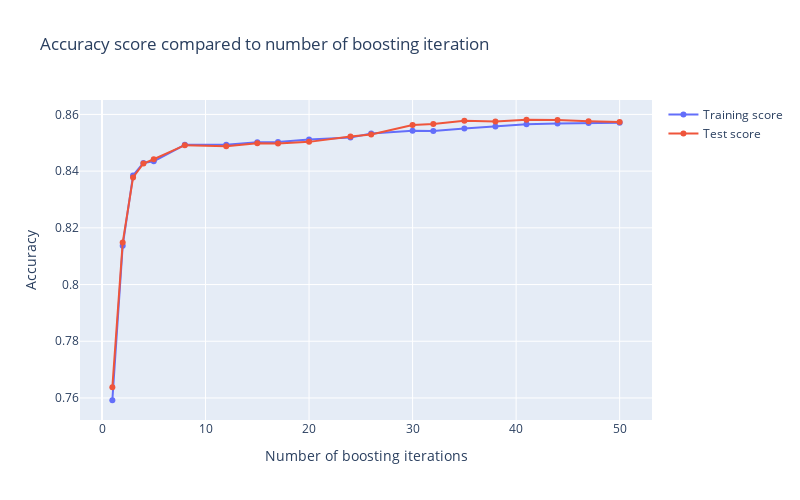

The notebook cell this image was saved under:
### Markdown cell above
## Classification model

### Code cell
from sklearn.ensemble import AdaBoostClassifier

clf = AdaBoostClassifier(random_state=0)
clf.fit(train_ds.data[train_ds.features], train_ds.data[train_ds.label_name])
BoostingOverfit().run(train_ds, validation_ds, clf)

### Figure 1 — Plotly figure (JSON) as saved in the notebook; plotly's stock layout.template omitted (floating-point values rounded to 4 significant figures)
{"data": [{"mode": "lines+markers", "name": "Training score", "type": "scatter", "x": [1, 2, 3, 4, 5, 8, 12, 15, 17, 20, 24, 26, 30, 32, 35, 38, 41, 44, 47, 50], "y": [0.7592, 0.8137, 0.8385, 0.8428, 0.8435, 0.8493, 0.8493, 0.8502, 0.8503, 0.8511, 0.8518, 0.8533, 0.8542, 0.8542, 0.855, 0.8557, 0.8565, 0.8568, 0.857, 0.8571]}, {"mode": "lines+markers", "name": "Test score", "type": "scatter", "x": [1, 2, 3, 4, 5, 8, 12, 15, 17, 20, 24, 26, 30, 32, 35, 38, 41, 44, 47, 50], "y": [0.7638, 0.8148, 0.8378, 0.8427, 0.8442, 0.8491, 0.8488, 0.8498, 0.8497, 0.8503, 0.8522, 0.8529, 0.8563, 0.8566, 0.8577, 0.8575, 0.8581, 0.8581, 0.8576, 0.8573]}], "layout": {"height": 500, "title": {"text": "Accuracy score compared to number of boosting iteration"}, "width": 800, "xaxis": {"title": {"text": "Number of boosting iterations"}}, "yaxis": {"title": {"text": "Accuracy"}}}}
